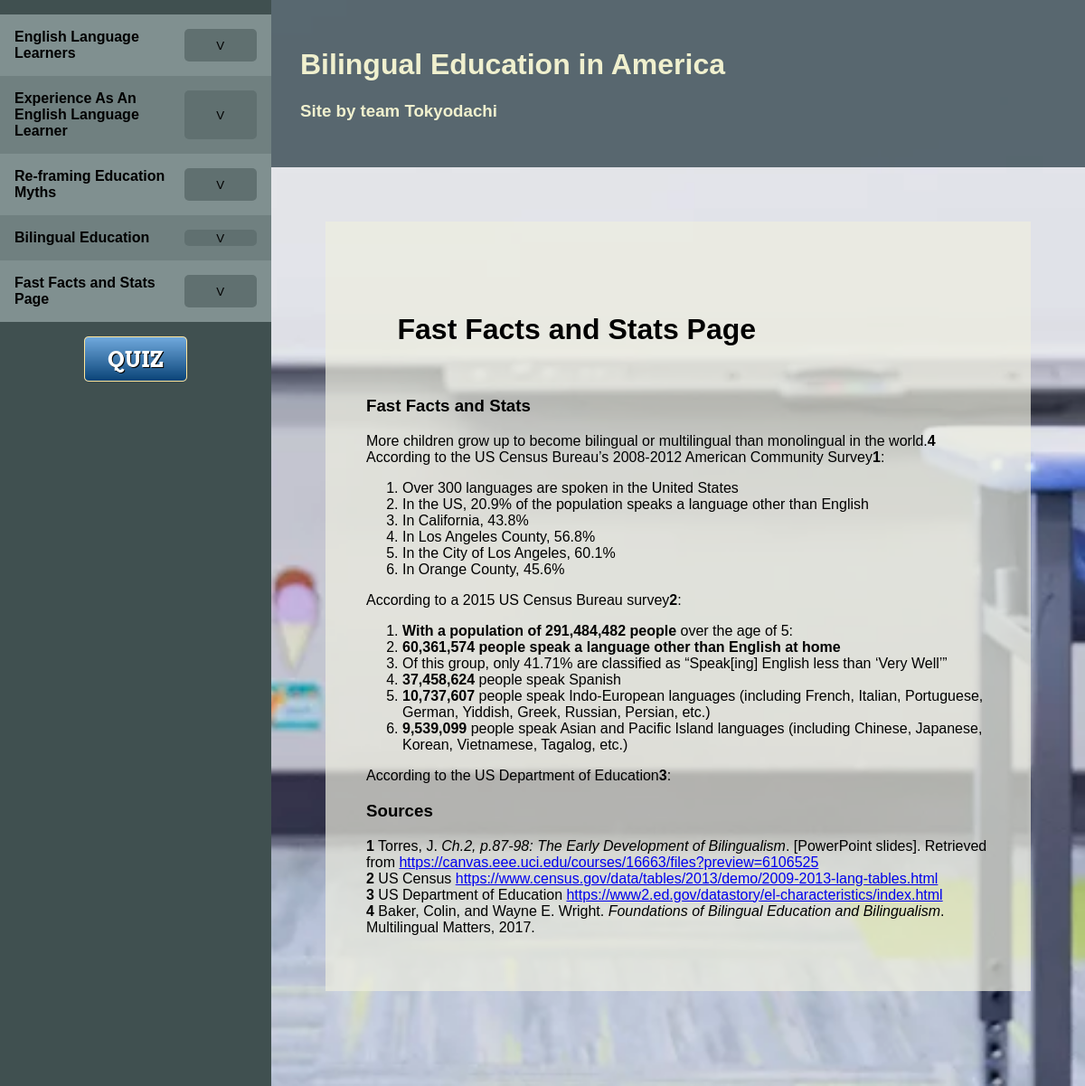
The page /articles/Fast Facts and Stats Page/read/ on the database its author committed.
### articles/models.py (models this page shows)
class Topic(models.Model):
    name = models.CharField(max_length=64)
    index = models.IntegerField(default=-1)
    def __str__(self):
        return self.name
    def subtopics(self):
        return self.subtopic_set.all()

class Subtopic(models.Model):
    topic = models.ForeignKey(Topic, on_delete=models.CASCADE)
    name = models.CharField(max_length=64)
    text = models.TextField(default = "<p>ERROR: TEXT MISSING</p>")
    index = models.IntegerField(default = -1)
    def __str__(self):
        return self.name

### articles/views.py (the view)
# urls.py: path('<str:article_id>/read/', views.ArticleView.as_view(), name='article'),
class ArticleView(TemplateView):
    template_name = "articles/article.html"
    def get_context_data(self, **kwargs):
        context = super().get_context_data(**kwargs)
        try:
            context['article_id'] = Topic.objects.get(name=kwargs['article_id'])
        except exceptions.ObjectDoesNotExist:
            context['article_id'] = None
        context['topics'] = Topic.objects.all()
        return context

### articles/templates/articles/article.html
{% load static %}
<link rel="stylesheet" type="text/css" href="{% static 'articles/style.css' %}"/>
{% if topics %}
    {% include "articles/sidebar.html" %}
{% else %}
<div>
{% endif %}
<div class="pagecontent">
<div class="top">
    <h1>Bilingual Education in America</h1>
    <h3>Site by team Tokyodachi</h3>
</div>
{% if article_id %}
<div class="article">
    <h1> {{ article_id }} </h1>
    {% for subtopic in article_id.subtopics %}
        <div id="{{ subtopic }}">
            <h3>{{ subtopic|safe }}</h3>
            <p>
            {{ subtopic.text|safe }}
            </p>
        </div>
    {% endfor %}
{% else %}
    <p> Sorry, that's sound like an interesting topic,
        but we didn't have time to research it.
    </p>
</div>
{% endif %}
</div>
</div>

### articles/templates/articles/sidebar.html (shortened to what this page needs)
{% load static %}
<link rel="stylesheet" type="text/css" href="{% static 'articles/sidebar.css' %}"/>
<div class="sidebar">
    <ol>
    {% for topic in topics %}
        <li class="topic" onmouseover="temp_expand_id('subtopic_{{ topic }}')" onmouseout="end_temp_expand_id('subtopic_{{ topic }}')">
            <div class="sb_collapse_top">
                <a href="{% url 'articles:article' topic %}">{{ topic }}</a>
                <button class="sb_collapse" onclick="toggle_collapse_id('subtopic_{{ topic }}')">V</button>
            </div>
        </li>
    {% endfor %}
    </ol>
    <a href="{% url 'quiz:random_question' %}">
        <img src="{% static 'articles/images/button_quiz.png' %}"/>
    </a>
</div>
<div class="rightside">

### articles/static/articles/style.css (style rules this page uses)
.top { margin: 0; padding: 32; background-color: #263a44bb; color: #f0f0ce; box-shadow: 4px #000000; }
.pagecontent { background-image: url("/static/articles/images/bg.png"); background-repeat: no-repeat; background-position: center top; background-attachment: fixed; background-size: cover; min-height: 100vh; padding-bottom: 5%; }
.article { margin: 60px; padding-left : 5%; padding-right : 5%; padding-top : 5%; padding-bottom: 5%; background-color: #eeeee0b0; }
.article h1 { padding : 5%; }

### articles/static/articles/sidebar.css (style rules this page uses)
.sidebar { margin: 0%; background-color : #405050; float : left; width : 300px; height : 100%; display : block; overflow-y : scroll; position: fixed; }
.sidebar ol { list-style: none; padding-left: 0; }
.sidebar a { color: #000; text-decoration: none; font-weight: bold; }
.sidebar img { display: block; margin-left: auto; margin-right: auto; }
li.topic { margin-left: 0; width: 100%; }
.sb_collapse_top { background-color: #809090; padding: 16px; display: grid; grid-template-columns: 70% 30%; }
li.topic:nth-child(even) .sb_collapse_top { background: #708080; }
.sb_collapse_top button { background: #607070; -webkit-border-radius: 5px; -moz-border-radius: 5px; border-radius: 5px; border: 0; }
.rightside { margin-left: 300px; }

### rows shown on the page
Topic: name "English Language Learners"
Topic: name "Experience As An English Language Learner"
Topic: name "Re-framing Education Myths"
Topic: name "Bilingual Education"
Topic: name "Fast Facts and Stats Page"
Subtopic: name "Fast Facts and Stats", text "More children grow up to become bilingual or multilingual than monolingual in the world. 4 According to the US Census Bureau’s 2008-2012 American Community Survey 1 : Over 300 languages are spoken in the United States In the US, 20.9% of the population speaks a language other than English In California, 43.8% In Los Angeles County, 56.8% In the City of Los Angeles, 60.1% In Orange County, 45.6% According to a 2015 US Census Bureau survey 2 : With a population of 291,484,482 people over the age of 5: 60,361,574 people speak a language other than English at home Of this group, only 41.71% are classified as “Speak[ing] English less than ‘Very Well’” 37,458,624 people speak Spanish 10,737,607…"
Subtopic: name "Sources", text "1 Torres, J. Ch.2, p.87-98: The Early Development of Bilingualism . [PowerPoint slides]. Retrieved from https://canvas.eee.uci.edu/courses/16663/files?preview=6106525 2 US Census https://www.census.gov/data/tables/2013/demo/2009-2013-lang-tables.html 3 US Department of Education https://www2.ed.gov/datastory/el-characteristics/index.html 4 Baker, Colin, and Wayne E. Wright. Foundations of Bilingual Education and Bilingualism . Multilingual Matters, 2017."
